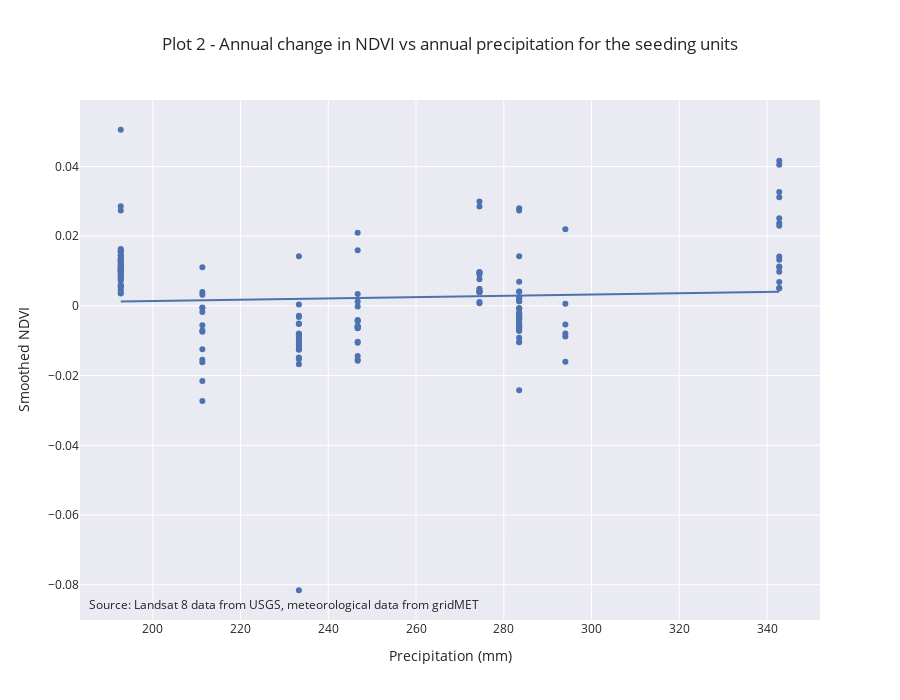

The notebook cell this image was saved under:
### Markdown cell above
### Plot 2 - Annual NDVI vs precipitation for the different seeding units

### Code cell
fig = px.scatter(su_ndvi_annual_change_df, x='precip', y='NDVI_delta',
                 labels={
                     "NDVI_delta": "Smoothed NDVI",
                     "precip": "Precipitation (mm)"
                 },
                 title='Plot 2 - Annual change in NDVI vs annual precipitation for the seeding units',
                 width=900, height=700,
                 hover_name="SuId", hover_data=["NDVI_delta"],
                 trendline="ols")

# Credit
fig.add_annotation(text="Source: Landsat 8 data from USGS, meteorological data from gridMET",
                   showarrow=False,
                   xref="paper", yref="paper",
                   x=0.01, y=0.01)

fig.update_layout(showlegend=False)
fig.show()

### Figure 1 — Plotly figure (JSON) as saved in the notebook; plotly's stock layout.template omitted (floating-point values rounded to 4 significant figures; data arrays with more than 128 entries replaced by an {"elided": "..."} marker saying what was removed)
{"data": [{"customdata": {"elided": "177x1 float values"}, "hovertemplate": "<b>%{hovertext}</b><br><br>Precipitation (mm)=%{x}<br>Smoothed NDVI=%{customdata[0]}<extra></extra>", "hovertext": {"elided": "177 int values"}, "legendgroup": "", "marker": {"color": "rgb(76,114,176)", "symbol": "circle"}, "mode": "markers", "name": "", "showlegend": false, "type": "scatter", "x": {"elided": "177 float values"}, "xaxis": "x", "y": {"elided": "177 float values"}, "yaxis": "y"}, {"hovertemplate": "<b>OLS trendline</b><br>NDVI_delta = 1.877e-05 * precip + -0.00239786<br>R<sup>2</sup>=0.003598<br><br>Precipitation (mm)=%{x}<br>Smoothed NDVI=%{y} <b>(trend)</b><extra></extra>", "legendgroup": "", "marker": {"color": "rgb(76,114,176)", "symbol": "circle"}, "mode": "lines", "name": "", "showlegend": false, "type": "scatter", "x": {"elided": "177 float values"}, "xaxis": "x", "y": {"elided": "177 float values"}, "yaxis": "y"}], "layout": {"annotations": [{"showarrow": false, "text": "Source: Landsat 8 data from USGS, meteorological data from gridMET", "x": 0.01, "xref": "paper", "y": 0.01, "yref": "paper"}], "height": 700, "legend": {"tracegroupgap": 0}, "showlegend": false, "title": {"text": "Plot 2 - Annual change in NDVI vs annual precipitation for the seeding units"}, "width": 900, "xaxis": {"anchor": "y", "domain": [0, 1], "title": {"text": "Precipitation (mm)"}}, "yaxis": {"anchor": "x", "domain": [0, 1], "title": {"text": "Smoothed NDVI"}}}}
